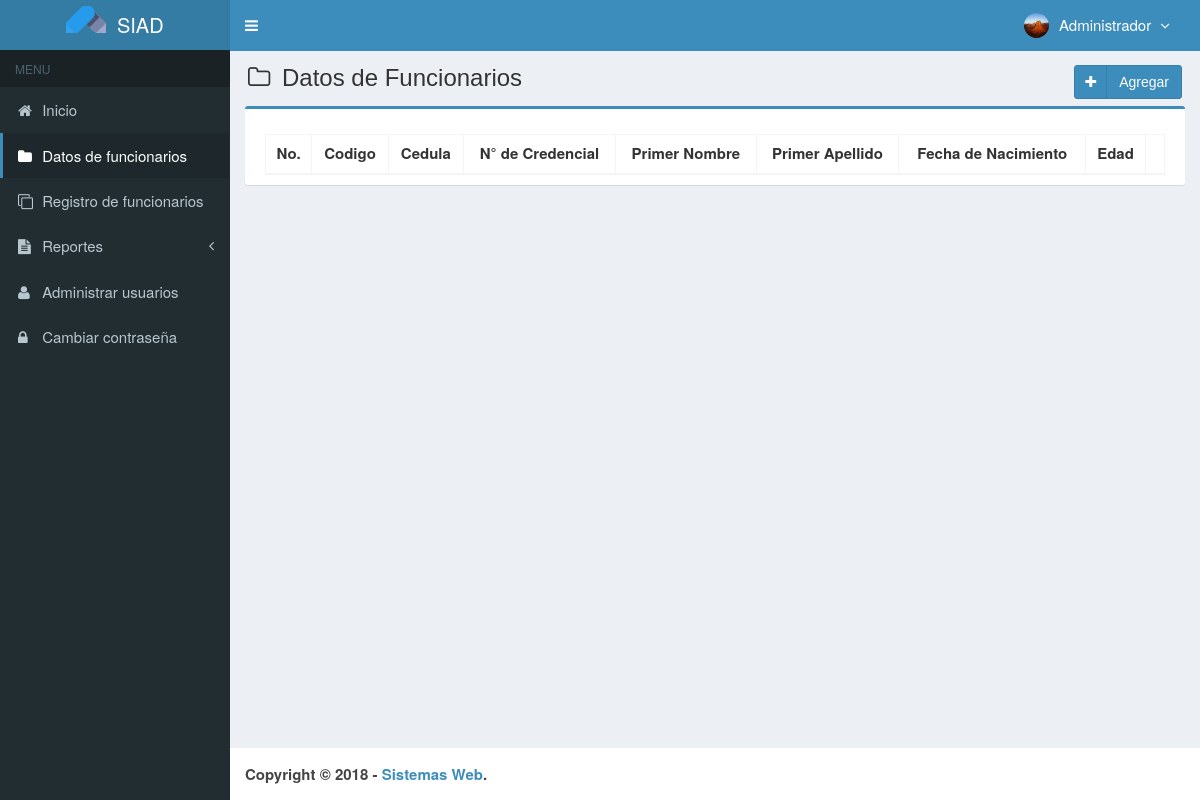
Before: /main.php?module=medicines (signed in) with the older database file.
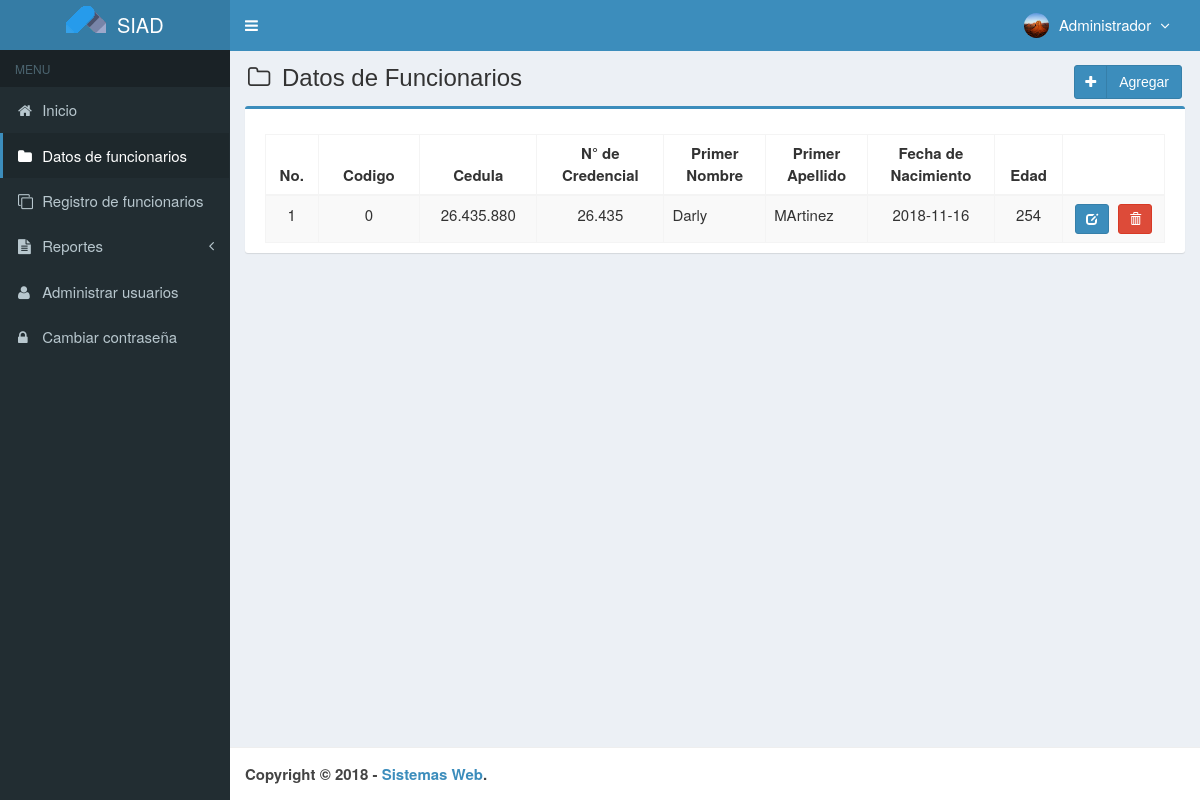
After: the same page with the newer database file.
### tables this page shows
CREATE TABLE `funcionarios` (
  `alergias` varchar(50) NOT NULL,
  `alo` int(4) NOT NULL,
  `avenida` varchar(100) NOT NULL,
  `calibre` varchar(100) NOT NULL,
  `calle` varchar(100) NOT NULL,
  `cargo` varchar(50) NOT NULL,
  `casa` varchar(100) NOT NULL,
  `cedula` int(13) NOT NULL,
  `cedulaf` int(13) NOT NULL,
  `ciudad` varchar(100) NOT NULL,
  `codigo` int(25) NOT NULL,
  `codigo_cp` int(25) NOT NULL,
  `color` varchar(100) NOT NULL,
  `combustible` varchar(10) NOT NULL,
  `correo_e` varchar(100) NOT NULL,
  `correo_i` varchar(100) NOT NULL,
  `created_date` varchar(100) NOT NULL,
  `created_user` int(3) NOT NULL,
  `credencial` int(20) NOT NULL,
  `discapacidad` varchar(100) NOT NULL,
  `edad` int(3) NOT NULL,
  `edadf` int(3) NOT NULL,
  `estado_c` varchar(20) NOT NULL,
  `estatus` varchar(10) NOT NULL,
  `estudiante` varchar(10) NOT NULL,
  `fec_ing` date NOT NULL,
  `fec_nac` date NOT NULL,
  `fec_nacf` date NOT NULL,
  `funcionario` varchar(10) NOT NULL,
  `genero` varchar(50) NOT NULL,
  `generof` varchar(50) NOT NULL,
  `grado_inst` varchar(50) NOT NULL,
  `inf_med` varchar(100) NOT NULL,
  `lugar_nac` varchar(100) NOT NULL,
  `marca` varchar(50) NOT NULL,
  `marca_d` varchar(50) NOT NULL,
  `medicamen` varchar(100) NOT NULL,
  `modelo` varchar(50) NOT NULL,
  `modelo_d` varchar(50) NOT NULL,
  `municipio` varchar(100) NOT NULL,
  `notas` varchar(100) NOT NULL,
  `n_serial` varchar(50) NOT NULL,
  `parentesco` varchar(50) NOT NULL,
  `parroquia` varchar(100) NOT NULL,
  `placa` varchar(50) NOT NULL,
  `p_apellido` varchar(50) NOT NULL,
  `p_apellidof` varchar(50) NOT NULL,
  `p_nombre` varchar(50) NOT NULL,
  `p_nombref` varchar(50) NOT NULL,
  `rango` varchar(50) NOT NULL,
  `rif` int(13) NOT NULL,
  `selec_div` varchar(50) NOT NULL,
  `serial_carro` varchar(50) NOT NULL,
  `serial_cp` int(25) NOT NULL,
  `s_apellido` varchar(50) NOT NULL,
  `s_apellidof` varchar(50) NOT NULL,
  `s_nombre` varchar(50) NOT NULL,
  `s_nombref` varchar(50) NOT NULL,
  `tel_cel` int(12) NOT NULL,
  `tel_emerg` int(12) NOT NULL,
  `tel_hab` int(12) NOT NULL,
  `tiempo_s` int(12) NOT NULL,
  `tipo_d` varchar(50) NOT NULL,
  `tipo_s` varchar(50) NOT NULL,
  `tipo_v` varchar(50) NOT NULL,
  `ubic_fis` varchar(50) NOT NULL,
  `uptated_date` varchar(50) NOT NULL,
  `updated_user` int(4) NOT NULL,
  `estado` varchar(50) NOT NULL,
  `inf_medf` varchar(100) NOT NULL
);

### config/fungsi_rupiah.php (called while the page is built, shortened)
<?php
function format_rupiah($angka){
  $rupiah=number_format($angka,0,',','.');
  return $rupiah;
}
?>

### top-menu.php (the view, shortened to what this page needs)
<?php
require_once "config/database.php";
$query = mysqli_query($mysqli, "SELECT id_user, name_user, foto, permisos_acceso FROM usuarios WHERE id_user='$_SESSION[id_user]'")
                                or die('error: '.mysqli_error($mysqli));
$data = mysqli_fetch_assoc($query);
?>
<li class="dropdown user user-menu">
  <a href="#" class="dropdown-toggle" data-toggle="dropdown">
  <?php
  if ($data['foto']=="") { ?>
    <img src="images/user/user-default.png" class="user-image" alt="User Image"/>
  <?php
  }
  else { ?>
    <img src="images/user/<?php echo $data['foto']; ?>" class="user-image" alt="User Image"/>
  <?php
  }
  ?>
    <span class="hidden-xs"><?php echo $data['name_user']; ?> <i style="margin-left:5px" class="fa fa-angle-down"></i></span>
  </a>
</li>

### modules/medicines/view.php (shortened to what this page needs)
<section class="content-header">
  <h1>
    <i class="fa fa-folder-o icon-title"></i> Datos de Funcionarios
    <a class="btn btn-primary btn-social pull-right" href="?module=form_medicines&form=add" title="agregar" data-toggle="tooltip">
      <i class="fa fa-plus"></i> Agregar
    </a>
  </h1>
</section>
<section class="content">
  <div class="row">
    <div class="col-md-12">
      <div class="box box-primary">
        <div class="box-body">
          <table id="dataTables1" class="table table-bordered table-striped table-hover">
            <thead>
              <tr>
                <th class="center">No.</th>
                <th class="center">Codigo</th>
                <th class="center">Cedula</th>
                <th class="center">N° de Credencial</th>
                <th class="center">Primer Nombre</th>
                <th class="center">Primer Apellido</th>
                <th class="center">Fecha de Nacimiento</th>
                <th class="center">Edad</th>
                <th></th>
              </tr>
            </thead>
            <tbody>
            <?php
            $no = 1;
            $query = mysqli_query($mysqli, "SELECT codigo,cedula,credencial,p_apellido,p_nombre,fec_nac,edad FROM funcionarios ORDER BY cedula DESC")
                                            or die('error: '.mysqli_error($mysqli));
            while ($data = mysqli_fetch_assoc($query)) {
              $cedula = format_rupiah($data['cedula']);
              $credencial = format_rupiah($data['credencial']);
              echo "<tr>
                      <td width='30' class='center'>$no</td>
                      <td width='80' class='center'>$data[codigo]</td>
                      <td width='70' align='center'>$cedula</td>
                      <td width='100' align='center'>$credencial</td>
                      <td width='80' align='left'>$data[p_nombre]</td>
                      <td width='80' align='left'>$data[p_apellido]</td>
                      <td width='100' align='center'>$data[fec_nac]</td>
                      <td width='20' align='center'>$data[edad]</td>
                      <td class='center' width='80'>
                      <div>
                      <a data-toggle='tooltip' data-placement='top' title='modificar' style='margin-right:5px' class='btn btn-primary btn-sm' href='?module=form_medicines&form=edit&id=$data[codigo]'>
                          <i style='color:#fff' class='glyphicon glyphicon-edit'></i>
                      </a>";
            ?>
                          <a data-toggle="tooltip" data-placement="top" title="Eliminar" class="btn btn-danger btn-sm" href="modules/medicines/proses.php?act=delete&id=<?php echo $data['codigo'];?>" onclick="return confirm('estas seguro de eliminar <?php echo $data['p_nombre']; ?> ?');">
                              <i style="color:#fff" class="glyphicon glyphicon-trash"></i>
                          </a>
            <?php
              echo "    </div>
                      </td>
                    </tr>";
              $no++;
            }
            ?>
            </tbody>
          </table>
        </div>
      </div>
    </div>
  </div>
</section><!-- /.content

Changed rows visible on the page:
added funcionarios: codigo "0", cedula "26.435.880", credencial "26.435", p_nombre "Darly", p_apellido "MArtinez", fec_nac "2018-11-16", edad "254"
